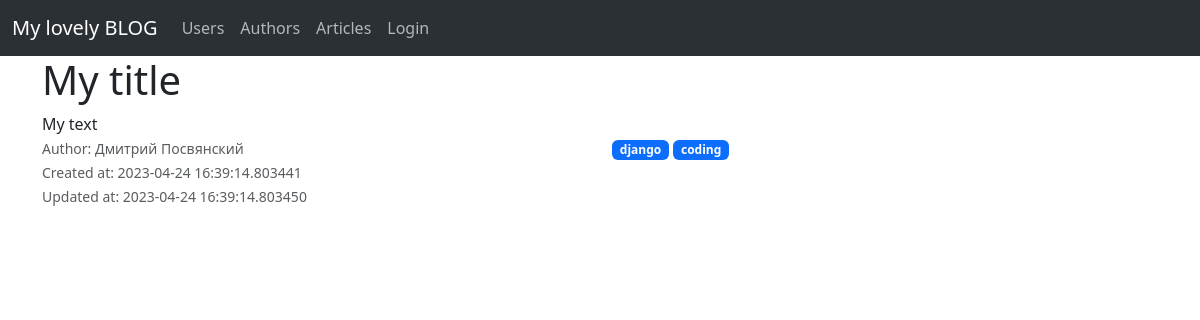
/articles/1/, run on the app's committed database.
### blog/models/article.py (models this page shows, shortened)
class Article(db.Model):
    __tablename__ = 'articles'
    id = Column(Integer, primary_key=True)
    author_id = Column(Integer, ForeignKey('authors.id'), nullable=False)
    title = Column(String(255), nullable=False, default='', server_default='')
    text = Column(Text, nullable=False, default='', server_default='')
    created_at = Column(DateTime, default=datetime.utcnow, server_default=func.now())
    updated_at = Column(DateTime, default=datetime.utcnow, onupdate=func.now())
    author = relationship('Author', back_populates='articles')
    tags = relationship('Tag', secondary=article_tag_association_table, back_populates='articles')

### blog/models/user.py (models this page shows, shortened)
class User(db.Model, UserMixin):
    id = Column(Integer, primary_key=True)
    first_name = Column(String(255))
    last_name = Column(String(255))
    email = Column(String(255), unique=True)
    password = Column(String(255))
    is_staff = Column(Boolean, default=False)
    author = relationship('Author', uselist=False, back_populates='user')

### blog/models/tag.py (models this page shows, shortened)
class Tag(db.Model):
    __tablename__ = 'tags'
    id = Column(Integer, primary_key=True)
    name = Column(String(255), nullable=False)
    articles = relationship('Article', secondary=article_tag_association_table, back_populates='tags')

### blog/article/views.py (the view)
@article.route('/<int:article_id>/', methods=['GET'])
def article_detail(article_id):
    _article: Article = Article.query.filter_by(id=article_id).options(joinedload(Article.tags)).one_or_none()
    if _article is None:
        raise NotFound
    return render_template(
        'articles/detail.html',
        article=_article,
    )

### blog/templates/articles/detail.html (shortened to what this page needs)
{% extends 'base.html' %}
{% block body %}
    <div class="row">
        <h1>{{ article.title }}</h1>
    </div>
    <div class="row">
        <div class="col-md-12">{{ article.text }}</div>
    </div>
    <div class="row">
        <div class="col-md-6">
            <div>
                <small class="text-muted">
                    Author: {{ article.author.user.first_name }} {{ article.author.user.last_name }}
                </small>
            </div>
            <div><small class="text-muted">Created at: {{ article.created_at }}</small></div>
            <div><small class="text-muted">Updated at: {{ article.updated_at }}</small></div>
        </div>
        {% if article.tags %}
            <div class="col-md-6">
                {% for tag in article.tags %}
                    <span class="badge bg-primary">{{ tag.name }}</span>
                {% endfor %}
            </div>
        {% endif %}
    </div>
{% endblock %}

### data on the page
Article: title "My title", text "My text", created_at "2023-04-24 16:39:14.803441", updated_at "2023-04-24 16:39:14.803450"
User: author.user.first_name "Дмитрий", author.user.last_name "Посвянский"
Tag: name "django"
Tag: name "coding"
